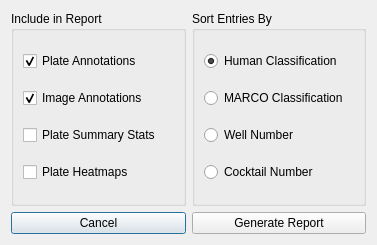
<?xml version="1.0" encoding="UTF-8"?>
<ui version="4.0">
 <class>HTMLReportDialog</class>
 <widget class="QDialog" name="HTMLReportDialog">
  <property name="geometry">
   <rect>
    <x>0</x>
    <y>0</y>
    <width>377</width>
    <height>245</height>
   </rect>
  </property>
  <property name="windowTitle">
   <string>HTML Report Settings</string>
  </property>
  <layout class="QGridLayout" name="gridLayout">
   <item row="1" column="0">
    <widget class="QPushButton" name="pushButton">
     <property name="text">
      <string>Cancel</string>
     </property>
    </widget>
   </item>
   <item row="1" column="1">
    <widget class="QPushButton" name="pushButton_2">
     <property name="text">
      <string>Generate Report</string>
     </property>
    </widget>
   </item>
   <item row="0" column="0">
    <widget class="QGroupBox" name="groupBox">
     <property name="title">
      <string>Include in Report</string>
     </property>
     <layout class="QVBoxLayout" name="verticalLayout">
      <item>
       <widget class="QCheckBox" name="checkBox_6">
        <property name="text">
         <string>Plate Annotations</string>
        </property>
        <property name="checked">
         <bool>true</bool>
        </property>
       </widget>
      </item>
      <item>
       <widget class="QCheckBox" name="checkBox_7">
        <property name="text">
         <string>Image Annotations</string>
        </property>
        <property name="checked">
         <bool>true</bool>
        </property>
       </widget>
      </item>
      <item>
       <widget class="QCheckBox" name="checkBox_5">
        <property name="text">
         <string>Plate Summary Stats</string>
        </property>
       </widget>
      </item>
      <item>
       <widget class="QCheckBox" name="checkBox_4">
        <property name="text">
         <string>Plate Heatmaps</string>
        </property>
       </widget>
      </item>
     </layout>
    </widget>
   </item>
   <item row="0" column="1">
    <widget class="QGroupBox" name="groupBox_2">
     <property name="title">
      <string>Sort Entries By</string>
     </property>
     <layout class="QVBoxLayout" name="verticalLayout_2">
      <item>
       <widget class="QRadioButton" name="radioButton">
        <property name="tabletTracking">
         <bool>false</bool>
        </property>
        <property name="text">
         <string>Human Classification</string>
        </property>
        <property name="checked">
         <bool>true</bool>
        </property>
       </widget>
      </item>
      <item>
       <widget class="QRadioButton" name="radioButton_2">
        <property name="text">
         <string>MARCO Classification</string>
        </property>
       </widget>
      </item>
      <item>
       <widget class="QRadioButton" name="radioButton_3">
        <property name="text">
         <string>Well Number</string>
        </property>
       </widget>
      </item>
      <item>
       <widget class="QRadioButton" name="radioButton_4">
        <property name="text">
         <string>Cocktail Number</string>
        </property>
       </widget>
      </item>
     </layout>
    </widget>
   </item>
  </layout>
 </widget>
 <resources/>
 <connections/>
</ui>
